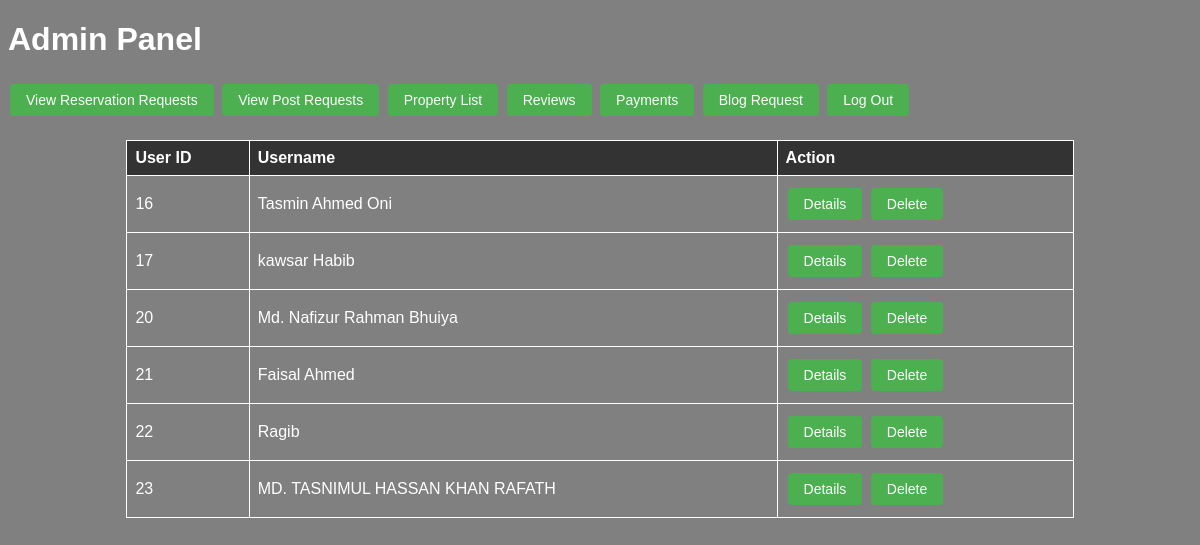
The app's page /admin.php with its own data.
### tables this page shows
CREATE TABLE `user` (
  `id` int(11) NOT NULL,
  `name` varchar(200) NOT NULL,
  `email` varchar(200) NOT NULL,
  `password_hash` varchar(200) NOT NULL
);

### admin.php (the view, shortened to what this page needs)
<!DOCTYPE html>
<html>
<head>
</head>
<body>
<h1>Admin Panel</h1>
<button onclick="window.location.href = 'reservationrequest.php'">View Reservation Requests</button>
<button onclick="window.location.href = 'postrequest.php'">View Post Requests</button>
<button onclick="window.location.href = 'adminpropertyview.php'">Property List</button>
<button onclick="window.location.href = 'adminreview.php'">Reviews</button>
<button onclick="window.location.href = 'mafiaamount.php'">Payments</button>
<button onclick="window.location.href = 'adminblog.php'">Blog Request</button>
<button onclick="window.location.href = 'logout.php'">Log Out</button>
<?php
$servername = "localhost";
$username = "root";
$password = "";
$database = "db";
$conn = new mysqli($servername, $username, $password, $database);
$sql = "SELECT id, name FROM user";
$result = $conn->query($sql);
if ($result->num_rows > 0) {
    echo "<table border='1'>
            <tr>
                <th>User ID</th>
                <th>Username</th>
                <th>Action</th>
            </tr>";
    while($row = $result->fetch_assoc()) {
        echo "<tr>
                <td>".$row["id"]."</td>
                <td>".$row["name"]."</td>
                <td>
                    <form method='post' action=''>
                        <input type='hidden' name='user_id' value='".$row["id"]."'>
                        <button type='submit' name='view_details'>Details</button>
                        <button type='submit' name='delete_user'>Delete</button>
                    </form>
                </td>
            </tr>";
    }
    echo "</table>";
} else {
    echo "0 results";
}
?>
</body>
</html>

### admin.php (style rules this page uses)
body { background-color: gray; font-family: Arial, sans-serif; color: white; }
table { margin-top: 20px; border-collapse: collapse; width: 80%; margin-left: auto; margin-right: auto; }
th, td { border: 1px solid white; padding: 8px; text-align: left; }
th { background-color: #333; }
button { background-color: #4CAF50; border: none; color: white; padding: 8px 16px; text-align: center; text-decoration: none; display: inline-block; font-size: 14px; margin: 4px 2px; cursor: pointer; border-radius: 4px; }

### records on screen
user: id "16", name "Tasmin Ahmed Oni"
user: id "17", name "kawsar Habib"
user: id "20", name "Md. Nafizur Rahman Bhuiya"
user: id "21", name "Faisal Ahmed"
user: id "22", name "Ragib"
user: id "23", name "MD. TASNIMUL HASSAN KHAN RAFATH"
